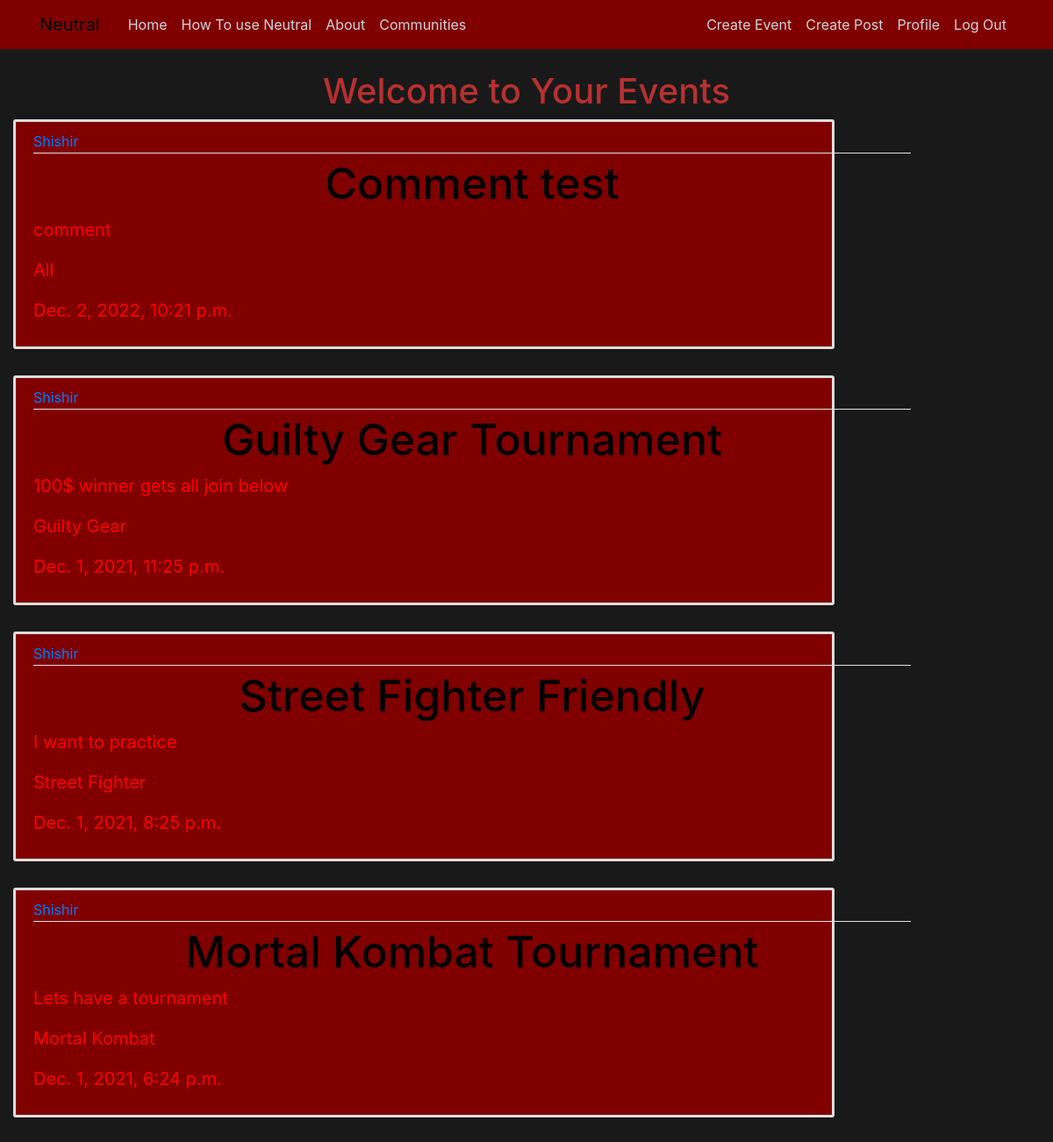
Screenshot of /YourEvents/ (signed in) with the database file from the repository.
### events/models.py (models this page shows, shortened)
class Events(models.Model):
    title = models.CharField(max_length=200)
    content = models.TextField()
    event_date = models.DateTimeField(validators=[MinValueValidator(timezone.now)],default= timezone.now)
    community = models.CharField(max_length=20 ,choices=COMMUNITY_CHOICES, default='All')
    date_posted = models.DateTimeField(default= timezone.now)
    creator = models.ForeignKey(User, on_delete=models.CASCADE)
    event_type = models.CharField(max_length=20,choices=EVENT_TYPES_CHOICES, default='Friendly')
    likes = models.ManyToManyField(User, related_name = 'events_likes')
    signed_up = models.ManyToManyField(User, related_name= 'events_signed_up')
    dislikes = models.ManyToManyField(User, related_name = 'events_dislikes')
    image = models.ImageField(null=True, blank=True, upload_to = "events-images/")

### blog/views.py (the view)
# urls.py: path('YourEvents/',YourEvents, name='YourEvents'),
def YourEvents(request):
	context = {
		'events': Events.objects.order_by('-date_posted').all()
	}
	return render(request, 'blog/YourEvents.html', context)

### blog/templates/blog/YourEvents.html (shortened to what this page needs)
{% extends "communities/base.html"%}
{% block content %}
<h1>Welcome to Your Events</h1>
{% if user.is_authenticated %}
    {% for event in events %}
    {% if user == event.creator %}
        <article class="media content-section">
      <div class="media-body">
        <div class="article-metadata">
          <a class="mr-2" href="#">{{ event.creator }}</a>
        </div>
        <h2><a class="article-title" href="{% url 'events-detail' event.id %}">{{ event.title }}</a></h2>
        <p class="article-content">{{ event.content }}</p>
            <p class="article-content">{{ event.community }}</p>
            <p class="article-content">{{ event.event_date }}</p>
      </div>
    </article>
    {% endif %}
    {% endfor %}
{%else%}
<p>Please login to see events your events</p>
{%endif%}
{% endblock content%}

### blog/static/blog/main.css (style rules this page uses)
body { background: rgba(0, 0, 0, 0.9); color: rgb(184, 48, 48); margin-top: 5rem; }
h1, h2, h3, h4, h5, h6 { text-align: center; color: rgb(184, 48, 48); }
.content-section { background: maroon; padding: 10px 20px; border: 3px solid #dddddd; border-radius: 3px; margin-bottom: 30px; width: 80%; }
.article-title { color: black; font-size: 50px; }
.article-content { white-space: nowrap; width: 1000px; overflow: hidden; text-overflow: ellipsis; color: red; font-size: 20px; }
.article-metadata { padding-bottom: 1px; margin-bottom: 4px; border-bottom: 1px solid #e3e3e3 }

### rows the page displays
Events: creator "Shishir", title "Comment test", content "comment", community "All", event_date "Dec. 2, 2022, 10:21 p.m."
Events: creator "Shishir", title "Guilty Gear Tournament", content "100$ winner gets all join below", community "Guilty Gear", event_date "Dec. 1, 2021, 11:25 p.m."
Events: creator "Shishir", title "Street Fighter Friendly", content "I want to practice", community "Street Fighter", event_date "Dec. 1, 2021, 8:25 p.m."
Events: creator "Shishir", title "Mortal Kombat Tournament", content "Lets have a tournament", community "Mortal Kombat", event_date "Dec. 1, 2021, 6:24 p.m."
